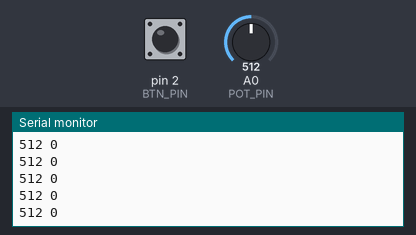
Simulated run of this sketch. Board: Arduino Uno, built with avr-gcc and run on an emulated ATmega328P. Parts: the last lines printed to the serial monitor. The test bench sets the inputs (shaded band); at power-on: A0 (POT_PIN) = 512, pin 2 (BTN_PIN) HIGH.

Above: at 8.8 s.
8.9 s: A0 (POT_PIN) set to 1008
At 9.6 s:
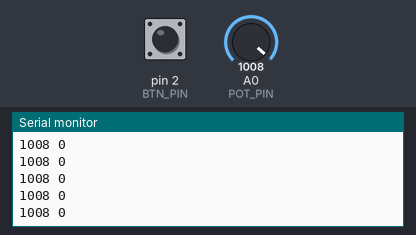
10.4 s: A0 (POT_PIN) set to 993
At 11.4 s:
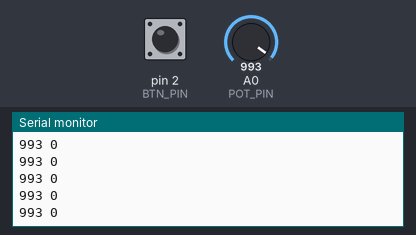
Timing chart, 0 to 13.4 s (numbered marks = the images above; inputs shaded):
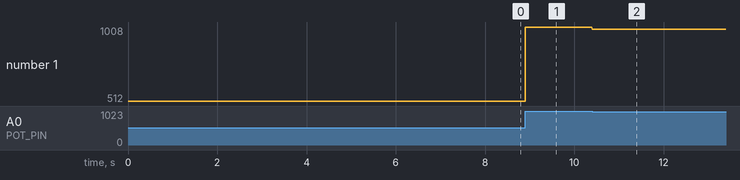

The sketch:

4bi.ino
```cpp
const int POT_PIN = A0;
const int BTN_PIN = 2;

void setup() {
  pinMode(BTN_PIN, INPUT_PULLUP);
  Serial.begin(19200);
}

void loop() {
  int pot = analogRead(POT_PIN);
  int btn = digitalRead(BTN_PIN) == LOW ? 1 : 0;
  Serial.print(pot);
  Serial.print(' ');
  Serial.println(btn);
  delay(10);
}
```

Measured:
- after the input at 8.9 s, the serial monitor: prints a new line at once (image 1)
- after the input at 10.4 s, the serial monitor: prints a new line at once (image 2)
- plotted number 1: 512 → 1008 after the input at 8.9 s, 1008 → 993 after the input at 10.4 s
